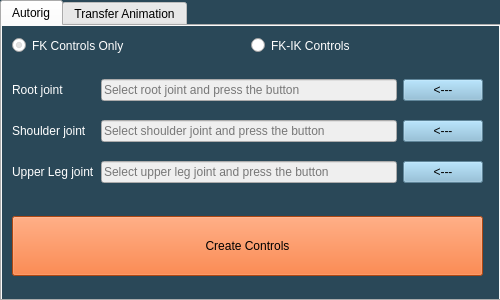
<?xml version="1.0" encoding="UTF-8"?>
<ui version="4.0">
 <class>Form</class>
 <widget class="QWidget" name="Form">
  <property name="geometry">
   <rect>
    <x>0</x>
    <y>0</y>
    <width>500</width>
    <height>300</height>
   </rect>
  </property>
  <property name="sizePolicy">
   <sizepolicy hsizetype="Fixed" vsizetype="Fixed">
    <horstretch>0</horstretch>
    <verstretch>0</verstretch>
   </sizepolicy>
  </property>
  <property name="minimumSize">
   <size>
    <width>500</width>
    <height>300</height>
   </size>
  </property>
  <property name="windowTitle">
   <string>Control Autorig</string>
  </property>
  <property name="styleSheet">
   <string notr="true">#Form{background-color: rgb(42,72,88);}</string>
  </property>
  <widget class="QTabWidget" name="tabWidget">
   <property name="geometry">
    <rect>
     <x>0</x>
     <y>0</y>
     <width>501</width>
     <height>301</height>
    </rect>
   </property>
   <property name="sizePolicy">
    <sizepolicy hsizetype="Fixed" vsizetype="Fixed">
     <horstretch>0</horstretch>
     <verstretch>0</verstretch>
    </sizepolicy>
   </property>
   <property name="styleSheet">
    <string notr="true"/>
   </property>
   <property name="tabShape">
    <enum>QTabWidget::Rounded</enum>
   </property>
   <property name="currentIndex">
    <number>0</number>
   </property>
   <property name="elideMode">
    <enum>Qt::ElideNone</enum>
   </property>
   <widget class="QWidget" name="tabGeneral">
    <property name="sizePolicy">
     <sizepolicy hsizetype="Fixed" vsizetype="Fixed">
      <horstretch>0</horstretch>
      <verstretch>0</verstretch>
     </sizepolicy>
    </property>
    <property name="styleSheet">
     <string notr="true">#tabGeneral{
background-color: rgb(42,72,88);
}</string>
    </property>
    <attribute name="title">
     <string>Autorig</string>
    </attribute>
    <widget class="QWidget" name="verticalLayoutWidget_2">
     <property name="geometry">
      <rect>
       <x>10</x>
       <y>180</y>
       <width>471</width>
       <height>81</height>
      </rect>
     </property>
     <layout class="QVBoxLayout" name="verticalLayout_2">
      <item>
       <widget class="QPushButton" name="btnCreateControls">
        <property name="enabled">
         <bool>true</bool>
        </property>
        <property name="minimumSize">
         <size>
          <width>0</width>
          <height>60</height>
         </size>
        </property>
        <property name="autoFillBackground">
         <bool>false</bool>
        </property>
        <property name="styleSheet">
         <string notr="true">#btnCreateControls{background-color:rgb(242, 100, 25);}</string>
        </property>
        <property name="text">
         <string>Create Controls</string>
        </property>
       </widget>
      </item>
     </layout>
    </widget>
    <widget class="QWidget" name="horizontalLayoutWidget">
     <property name="geometry">
      <rect>
       <x>10</x>
       <y>10</y>
       <width>471</width>
       <height>19</height>
      </rect>
     </property>
     <layout class="QHBoxLayout" name="horizontalLayout">
      <item>
       <widget class="QRadioButton" name="rbFKControls">
        <property name="styleSheet">
         <string notr="true">#rbFKControls{
color:rgb(255,255,255);
}</string>
        </property>
        <property name="text">
         <string>FK Controls Only</string>
        </property>
        <property name="checked">
         <bool>true</bool>
        </property>
       </widget>
      </item>
      <item>
       <widget class="QRadioButton" name="rbFKIKControls">
        <property name="styleSheet">
         <string notr="true">#rbFKIKControls{
color:rgb(255,255,255);
}</string>
        </property>
        <property name="text">
         <string>FK-IK Controls</string>
        </property>
       </widget>
      </item>
     </layout>
    </widget>
    <widget class="QWidget" name="gridLayoutWidget">
     <property name="geometry">
      <rect>
       <x>10</x>
       <y>40</y>
       <width>471</width>
       <height>131</height>
      </rect>
     </property>
     <layout class="QGridLayout" name="gridLayout">
      <item row="0" column="0">
       <widget class="QLabel" name="label_2">
        <property name="styleSheet">
         <string notr="true">#label_2{color:rgb(255,255,255);}</string>
        </property>
        <property name="text">
         <string>Root joint</string>
        </property>
       </widget>
      </item>
      <item row="1" column="2">
       <widget class="QPushButton" name="btnShoulderJoint">
        <property name="enabled">
         <bool>true</bool>
        </property>
        <property name="styleSheet">
         <string notr="true">#btnShoulderJoint{background-color:rgb(134, 187, 216);}</string>
        </property>
        <property name="text">
         <string>&lt;---</string>
        </property>
       </widget>
      </item>
      <item row="1" column="0">
       <widget class="QLabel" name="label_3">
        <property name="styleSheet">
         <string notr="true">#label_3{color:rgb(255,255,255);}</string>
        </property>
        <property name="text">
         <string>Shoulder joint</string>
        </property>
       </widget>
      </item>
      <item row="1" column="1">
       <widget class="QLineEdit" name="lineEditShoulderJoint">
        <property name="enabled">
         <bool>false</bool>
        </property>
        <property name="styleSheet">
         <string notr="true">#lineEditShoulderJoint[text=&quot;&quot;]{
             color: gray;}</string>
        </property>
        <property name="placeholderText">
         <string>Select shoulder joint and press the button</string>
        </property>
       </widget>
      </item>
      <item row="0" column="1">
       <widget class="QLineEdit" name="lineEditRootJoint">
        <property name="enabled">
         <bool>false</bool>
        </property>
        <property name="styleSheet">
         <string notr="true">#lineEditRootJoint[text=&quot;&quot;]{
             color: gray;}</string>
        </property>
        <property name="placeholderText">
         <string>Select root joint and press the button</string>
        </property>
       </widget>
      </item>
      <item row="0" column="2">
       <widget class="QPushButton" name="btnRootJoint">
        <property name="enabled">
         <bool>true</bool>
        </property>
        <property name="styleSheet">
         <string notr="true">#btnRootJoint{background-color:rgb(134, 187, 216);}</string>
        </property>
        <property name="text">
         <string>&lt;---</string>
        </property>
       </widget>
      </item>
      <item row="2" column="0">
       <widget class="QLabel" name="label_4">
        <property name="styleSheet">
         <string notr="true">#label_4{color:rgb(255,255,255);}</string>
        </property>
        <property name="text">
         <string>Upper Leg joint</string>
        </property>
       </widget>
      </item>
      <item row="2" column="1">
       <widget class="QLineEdit" name="lineEditUpperLegJoint">
        <property name="enabled">
         <bool>false</bool>
        </property>
        <property name="styleSheet">
         <string notr="true">#lineEditUpperLegJoint[text=&quot;&quot;]{
             color: gray;}</string>
        </property>
        <property name="placeholderText">
         <string>Select upper leg joint and press the button</string>
        </property>
       </widget>
      </item>
      <item row="2" column="2">
       <widget class="QPushButton" name="btnUpperLegJoint">
        <property name="enabled">
         <bool>true</bool>
        </property>
        <property name="styleSheet">
         <string notr="true">#btnUpperLegJoint{background-color:rgb(134, 187, 216);}</string>
        </property>
        <property name="text">
         <string>&lt;---</string>
        </property>
       </widget>
      </item>
     </layout>
    </widget>
   </widget>
   <widget class="QWidget" name="tabTransferAnimation">
    <property name="styleSheet">
     <string notr="true">#tabTransferAnimation{
	background-color:rgb(47, 72, 88);
}</string>
    </property>
    <attribute name="title">
     <string>Transfer Animation</string>
    </attribute>
    <widget class="QWidget" name="verticalLayoutWidget">
     <property name="geometry">
      <rect>
       <x>10</x>
       <y>10</y>
       <width>471</width>
       <height>161</height>
      </rect>
     </property>
     <layout class="QVBoxLayout" name="verticalLayout">
      <item>
       <widget class="QLabel" name="label">
        <property name="sizePolicy">
         <sizepolicy hsizetype="Preferred" vsizetype="Preferred">
          <horstretch>0</horstretch>
          <verstretch>0</verstretch>
         </sizepolicy>
        </property>
        <property name="minimumSize">
         <size>
          <width>0</width>
          <height>0</height>
         </size>
        </property>
        <property name="styleSheet">
         <string notr="true">#label{
	color: rgb(255, 255, 255);
}</string>
        </property>
        <property name="text">
         <string>The transfer animation works only for Mixamo animations. This tool will create a reference to the mixamo animation and copy the referenced joint animation to the FK controls of the rig.</string>
        </property>
        <property name="wordWrap">
         <bool>true</bool>
        </property>
       </widget>
      </item>
      <item>
       <widget class="QPushButton" name="btnSelectReferenceAnimation">
        <property name="sizePolicy">
         <sizepolicy hsizetype="Preferred" vsizetype="Fixed">
          <horstretch>0</horstretch>
          <verstretch>0</verstretch>
         </sizepolicy>
        </property>
        <property name="minimumSize">
         <size>
          <width>0</width>
          <height>0</height>
         </size>
        </property>
        <property name="styleSheet">
         <string notr="true">#btnSelectReferenceAnimation {
   background-color: rgb(134, 187, 216);
}</string>
        </property>
        <property name="text">
         <string>Select Reference Animation</string>
        </property>
       </widget>
      </item>
      <item>
       <widget class="QCheckBox" name="chkDeleteReference">
        <property name="styleSheet">
         <string notr="true">#chkDeleteReference{
	color: rgb(255, 255, 255);
}</string>
        </property>
        <property name="text">
         <string>Delete Referenced Mixamo Animation After Successfully Transferring the Animation</string>
        </property>
       </widget>
      </item>
      <item>
       <widget class="QPushButton" name="btnTransferAnimation">
        <property name="minimumSize">
         <size>
          <width>0</width>
          <height>60</height>
         </size>
        </property>
        <property name="styleSheet">
         <string notr="true">#btnTransferAnimation {
    background-color: rgb(242,100,25);
}</string>
        </property>
        <property name="text">
         <string>Transfer Animation</string>
        </property>
       </widget>
      </item>
     </layout>
    </widget>
   </widget>
  </widget>
 </widget>
 <resources/>
 <connections/>
</ui>
